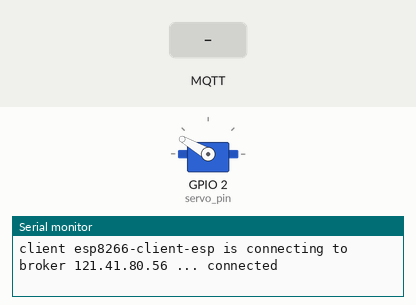
This sketch was run on a simulated ESP8266 (NodeMCU). On the bench: servo, the last lines printed to the serial monitor. Inputs (shaded band) come from the test bench. WiFi joins after 1.5 s; servers stay silent unless stated; no MQTT or app messages arrive unless stated.

Above: at 2.8 s.
2.9 s: MQTT message "open_door" arrives on the first subscribed topic
At 3.3 s:
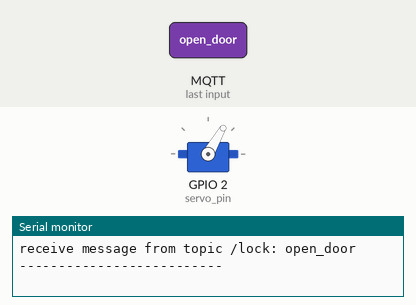
5.9 s: MQTT message "1" arrives on the first subscribed topic
7.4 s: MQTT message "on" arrives on the first subscribed topic
Timing chart, 0 to 10.4 s (numbered marks = the images above; inputs shaded):
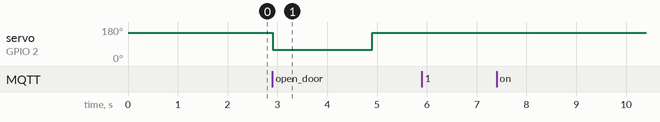

Measured:
- after the input at 2.9 s, servo on GPIO 2 (servo_pin): 150° → 60° at once, → 150° 2.0 s later

The sketch:

lock_esp.ino
```cpp
// #include <ESP8266WiFi.h>
#include <ESP8266WiFiMulti.h>
#include <PubSubClient.h>
#include <Servo.h>

// WiFi config
const char *ssid = "Tenda_D7BEA8";
const char *pwd = "tt174020";
ESP8266WiFiMulti WiFiMulti;

// mqtt config
const char *mqtt_broker = "121.41.80.56";
const int mqtt_port = 1883;
const char *topic = "/lock";
WiFiClient espclient;
PubSubClient client(espclient); // 必须传一个client作为参数

// servo config
#define servo_pin 2   // GPIO2--D4 //和灯共用一个pin？但是舵机的占空比和灯的不一样？
#define servo_ON 60   // 开门的角度
#define servo_OFF 150 // 回位的角度
Servo servo;

void setup()
{
    Serial.begin(115200);
    Serial.println();

    // LED
    pinMode(LED_BUILTIN, OUTPUT);
    digitalWrite(LED_BUILTIN, HIGH); // 初始不亮

    // servo
    servo.attach(servo_pin, 500, 2500);
    servo.write(servo_OFF);
    delay(100);

    // wifi
    WiFiMulti.addAP(ssid, pwd);
    WiFiMulti.addAP("Hi nova 9z", "12345678");
    WiFiMulti.addAP("donkeycar", "donkeycar");
    connect_wifi_multi();
    // connect_wifi();

    // mqtt
    client.setServer(mqtt_broker, mqtt_port);
    client.setCallback(callback);
    connect_mqtt();
    client.subscribe(topic);
}

void loop()
{
    // Serial.println("loop"); //test if it's blocked: flash frequently
    while (!client.loop()) {
        connect_wifi_multi();
        connect_mqtt();
        client.subscribe(topic);
        digitalWrite(LED_BUILTIN, LOW);
    }
}

void connect_wifi_multi()
{
    WiFi.disconnect(); // 清除连接信息，防止路由器重启后信道变化
    digitalWrite(LED_BUILTIN, LOW);
    Serial.printf("connecting to WiFi......");
    while (WiFiMulti.run() != WL_CONNECTED) {
        delay(500);
    }
    Serial.printf("connected to %s\n", WiFi.SSID().c_str());
    digitalWrite(LED_BUILTIN, HIGH);
}

void connect_wifi()
{
    WiFi.disconnect(); // 清除连接信息，防止路由器重启后信道变化
    Serial.printf("connecting to %s......", ssid);
    WiFi.begin(ssid, pwd);
    int led_state = HIGH;
    while (!WiFi.isConnected()) {
        digitalWrite(LED_BUILTIN, !led_state);
        led_state = !led_state;
        delay(500);
    }
    Serial.println("connected");
    digitalWrite(LED_BUILTIN, HIGH);
}

void connect_mqtt()
{
    int led_state = HIGH;
    while (!client.connected()) {
        digitalWrite(LED_BUILTIN, !led_state);
        led_state = !led_state;
        String client_id = "esp8266-client-" + WiFi.hostname(); // or String(WiFi.macAddress());
        Serial.printf("client %s is connecting to broker %s ... ", client_id.c_str(), mqtt_broker);
        if (client.connect(client_id.c_str())) {
            Serial.println("connected");
            delay(20);
        } else {
            Serial.printf("failed with state %d\n", client.state());
            delay(2000);
        }
    }
    digitalWrite(LED_BUILTIN, HIGH);
    delay(20);
}

void callback(char *topic, uint8_t *payload, unsigned int length)
{
    digitalWrite(LED_BUILTIN, LOW);
    String msg = "";
    for (unsigned int i = 0; i < length; i++) {
        msg += (char)payload[i];
    }
    Serial.printf("receive message from topic %s: %s\n", topic, msg.c_str());
    Serial.println("--------------------------");

    if (act_on_msg(msg)) {
        digitalWrite(LED_BUILTIN, HIGH);
    }
    // Error, need reconnect or reset so keep the LED on
}

bool act_on_msg(String msg)
{
    if (msg.equals("open_door")) {
        servo.write(servo_ON);
        if (!client.publish("/lock/response", "success")) {
            servo.write(servo_OFF);
            delay(200);
            return false;
        }
        delay(2000);
    }

    servo.write(servo_OFF);
    delay(200);
    return true;
}
```
